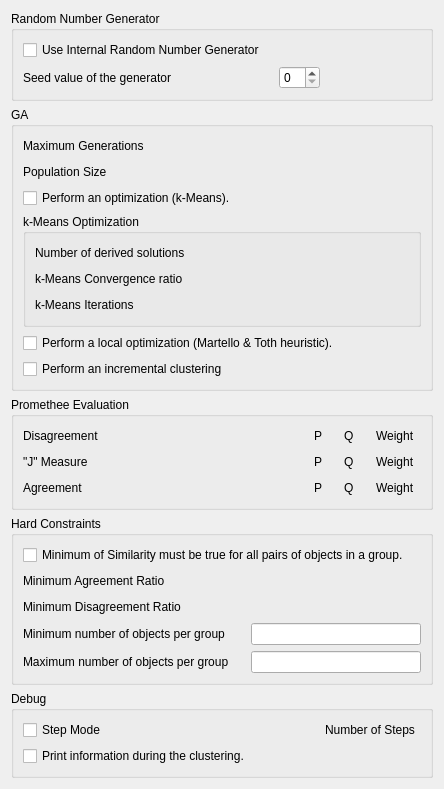
<?xml version="1.0" encoding="UTF-8"?>
<ui version="4.0">
 <class>Config</class>
 <widget class="QWidget" name="Config">
  <property name="geometry">
   <rect>
    <x>0</x>
    <y>0</y>
    <width>444</width>
    <height>782</height>
   </rect>
  </property>
  <property name="windowTitle">
   <string>Form</string>
  </property>
  <layout class="QVBoxLayout" name="verticalLayout_7">
   <item>
    <widget class="QGroupBox" name="groupBox_2">
     <property name="title">
      <string>Random Number Generator</string>
     </property>
     <layout class="QVBoxLayout" name="verticalLayout">
      <item>
       <widget class="QCheckBox" name="InternalRandom">
        <property name="text">
         <string>Use Internal Random Number Generator</string>
        </property>
       </widget>
      </item>
      <item>
       <layout class="QHBoxLayout" name="_2">
        <item>
         <widget class="QLabel" name="textLabel1_4">
          <property name="text">
           <string>Seed value of the generator</string>
          </property>
          <property name="wordWrap">
           <bool>false</bool>
          </property>
         </widget>
        </item>
        <item>
         <spacer name="spacer24_3">
          <property name="orientation">
           <enum>Qt::Horizontal</enum>
          </property>
          <property name="sizeType">
           <enum>QSizePolicy::Expanding</enum>
          </property>
          <property name="sizeHint" stdset="0">
           <size>
            <width>40</width>
            <height>20</height>
           </size>
          </property>
         </spacer>
        </item>
        <item>
         <widget class="KIntSpinBox" name="Seed">
          <property name="maxValue" stdset="0">
           <number>35000</number>
          </property>
         </widget>
        </item>
        <item>
         <spacer name="spacer25">
          <property name="orientation">
           <enum>Qt::Horizontal</enum>
          </property>
          <property name="sizeType">
           <enum>QSizePolicy::Expanding</enum>
          </property>
          <property name="sizeHint" stdset="0">
           <size>
            <width>40</width>
            <height>20</height>
           </size>
          </property>
         </spacer>
        </item>
       </layout>
      </item>
     </layout>
    </widget>
   </item>
   <item>
    <widget class="QGroupBox" name="groupBox_3">
     <property name="title">
      <string>GA</string>
     </property>
     <layout class="QVBoxLayout" name="verticalLayout_3">
      <item>
       <layout class="QHBoxLayout" name="_3">
        <item>
         <widget class="QLabel" name="textLabel6_2">
          <property name="toolTip">
           <string>Set the maximum number of generations of the GVCA.</string>
          </property>
          <property name="whatsThis">
           <string>The end condition used by the GVCA is a maximum number of iterations specified by &lt;b&gt;maximum generation&lt;/b&gt;.</string>
          </property>
          <property name="text">
           <string>Maximum Generations</string>
          </property>
          <property name="wordWrap">
           <bool>false</bool>
          </property>
         </widget>
        </item>
        <item>
         <spacer name="spacer98_2">
          <property name="orientation">
           <enum>Qt::Horizontal</enum>
          </property>
          <property name="sizeType">
           <enum>QSizePolicy::Expanding</enum>
          </property>
          <property name="sizeHint" stdset="0">
           <size>
            <width>40</width>
            <height>20</height>
           </size>
          </property>
         </spacer>
        </item>
        <item>
         <widget class="KIntNumInput" name="MaxGen">
          <property name="toolTip">
           <string>Set the maximum number of generations of the GVCA.</string>
          </property>
          <property name="whatsThis">
           <string>The end condition used by the GVCA is a maximum number of iterations specified by &lt;b&gt;maximum generation&lt;/b&gt;.</string>
          </property>
         </widget>
        </item>
       </layout>
      </item>
      <item>
       <layout class="QHBoxLayout" name="_4">
        <item>
         <widget class="QLabel" name="textLabel6">
          <property name="toolTip">
           <string>Set the size of the population for the GVCA.</string>
          </property>
          <property name="whatsThis">
           <string>When running, the GVCA uses a population containing &lt;b&gt;population size&lt;/b&gt; number of chromosomes. A population size of &lt;i&gt;16&lt;/i&gt; is a good choice.</string>
          </property>
          <property name="text">
           <string>Population Size</string>
          </property>
          <property name="wordWrap">
           <bool>false</bool>
          </property>
         </widget>
        </item>
        <item>
         <spacer name="spacer98">
          <property name="orientation">
           <enum>Qt::Horizontal</enum>
          </property>
          <property name="sizeType">
           <enum>QSizePolicy::Expanding</enum>
          </property>
          <property name="sizeHint" stdset="0">
           <size>
            <width>40</width>
            <height>20</height>
           </size>
          </property>
         </spacer>
        </item>
        <item>
         <widget class="KIntNumInput" name="PopSize">
          <property name="toolTip">
           <string>Set the size of the population for the GVCA.</string>
          </property>
          <property name="whatsThis">
           <string>When running, the GVCA uses a population containing &lt;b&gt;population size&lt;/b&gt; number of chromosomes. A population size of &lt;i&gt;16&lt;/i&gt; is a good choice.</string>
          </property>
         </widget>
        </item>
       </layout>
      </item>
      <item>
       <widget class="QCheckBox" name="Optimisation">
        <property name="text">
         <string>Perform an optimization (k-Means).</string>
        </property>
       </widget>
      </item>
      <item>
       <widget class="QGroupBox" name="GroupOptimization">
        <property name="title">
         <string>k-Means Optimization</string>
        </property>
        <layout class="QVBoxLayout" name="verticalLayout_6">
         <item>
          <layout class="QHBoxLayout" name="_9">
           <item>
            <widget class="QLabel" name="textLabel1_2">
             <property name="toolTip">
              <string>Set the number of derived solutions to created from the original chromosome.</string>
             </property>
             <property name="whatsThis">
              <string>The optimization process of a given chromosome is based on a &lt;b&gt;k-Means&lt;/b&gt; algorithm running on several solutions, where each solutions is obtained by deriving the chromosome and creating two solutions where one group is splited and one where two groups are merged.</string>
             </property>
             <property name="text">
              <string>Number of derived solutions</string>
             </property>
             <property name="wordWrap">
              <bool>false</bool>
             </property>
            </widget>
           </item>
           <item>
            <spacer name="spacer22">
             <property name="orientation">
              <enum>Qt::Horizontal</enum>
             </property>
             <property name="sizeType">
              <enum>QSizePolicy::Expanding</enum>
             </property>
             <property name="sizeHint" stdset="0">
              <size>
               <width>40</width>
               <height>20</height>
              </size>
             </property>
            </spacer>
           </item>
           <item>
            <widget class="KIntNumInput" name="NbDivChromo"/>
           </item>
          </layout>
         </item>
         <item>
          <layout class="QHBoxLayout" name="_11">
           <item>
            <widget class="QLabel" name="textLabel6_2_22">
             <property name="toolTip">
              <string>Set the ratio of convergence to stop the iterations of the k-Means.</string>
             </property>
             <property name="whatsThis">
              <string>The GVCA uses a k-Means as an optimisation operator. The ratio of convergence between two iterations of this k-Means can be fixed.</string>
             </property>
             <property name="text">
              <string>k-Means Convergence ratio</string>
             </property>
             <property name="wordWrap">
              <bool>false</bool>
             </property>
            </widget>
           </item>
           <item>
            <spacer name="spacer98_2_2">
             <property name="orientation">
              <enum>Qt::Horizontal</enum>
             </property>
             <property name="sizeType">
              <enum>QSizePolicy::Expanding</enum>
             </property>
             <property name="sizeHint" stdset="0">
              <size>
               <width>40</width>
               <height>20</height>
              </size>
             </property>
            </spacer>
           </item>
           <item>
            <widget class="KDoubleNumInput" name="Convergence">
             <property name="toolTip">
              <string>Set the ratio of convergence to stop the iterations of the k-Means.</string>
             </property>
             <property name="whatsThis">
              <string>The GVCA uses a k-Means as an optimisation operator. The ratio of convergence between two iterations of this k-Means can be fixed.</string>
             </property>
            </widget>
           </item>
          </layout>
         </item>
         <item>
          <layout class="QHBoxLayout" name="_12">
           <item>
            <widget class="QLabel" name="textLabel6_2_2">
             <property name="toolTip">
              <string>Set the maximum number of iterations of the k-Means.</string>
             </property>
             <property name="whatsThis">
              <string>The GVCA uses a k-Means as an optimisation operator. The maximum number of steps can be fixed.</string>
             </property>
             <property name="text">
              <string>k-Means Iterations</string>
             </property>
             <property name="wordWrap">
              <bool>false</bool>
             </property>
            </widget>
           </item>
           <item>
            <spacer name="spacer98_2_3">
             <property name="orientation">
              <enum>Qt::Horizontal</enum>
             </property>
             <property name="sizeType">
              <enum>QSizePolicy::Expanding</enum>
             </property>
             <property name="sizeHint" stdset="0">
              <size>
               <width>40</width>
               <height>20</height>
              </size>
             </property>
            </spacer>
           </item>
           <item>
            <widget class="KIntNumInput" name="MaxKMeans">
             <property name="toolTip">
              <string>Set the maximum number of iterations of the k-Means.</string>
             </property>
             <property name="whatsThis">
              <string>The GVCA uses a k-Means as an optimisation operator. The maximum number of steps can be fixed.</string>
             </property>
            </widget>
           </item>
          </layout>
         </item>
        </layout>
       </widget>
      </item>
      <item>
       <widget class="QCheckBox" name="LocalOptimisation">
        <property name="text">
         <string>Perform a local optimization (Martello &amp;&amp; Toth heuristic).</string>
        </property>
       </widget>
      </item>
      <item>
       <widget class="QCheckBox" name="Incremental">
        <property name="text">
         <string>Perform an incremental clustering</string>
        </property>
       </widget>
      </item>
     </layout>
    </widget>
   </item>
   <item>
    <widget class="QGroupBox" name="groupBox_5">
     <property name="title">
      <string>Promethee Evaluation</string>
     </property>
     <layout class="QVBoxLayout" name="verticalLayout_5">
      <item>
       <layout class="QHBoxLayout" name="_8">
        <item>
         <widget class="QLabel" name="textLabel1_6">
          <property name="text">
           <string>Disagreement</string>
          </property>
          <property name="wordWrap">
           <bool>false</bool>
          </property>
         </widget>
        </item>
        <item>
         <spacer name="spacer2_8">
          <property name="orientation">
           <enum>Qt::Horizontal</enum>
          </property>
          <property name="sizeType">
           <enum>QSizePolicy::MinimumExpanding</enum>
          </property>
          <property name="sizeHint" stdset="0">
           <size>
            <width>10</width>
            <height>20</height>
           </size>
          </property>
         </spacer>
        </item>
        <item>
         <widget class="QLabel" name="txts_8">
          <property name="toolTip">
           <string>Set the preference threshold.</string>
          </property>
          <property name="whatsThis">
           <string>When the relativ difference for two solutions for the criterion is greather than &lt;b&gt;p&lt;/p&gt;, the best solution is prefered.</string>
          </property>
          <property name="text">
           <string>P</string>
          </property>
          <property name="wordWrap">
           <bool>false</bool>
          </property>
         </widget>
        </item>
        <item>
         <widget class="KDoubleNumInput" name="DisagreementP">
          <property name="toolTip">
           <string>Set the preference threshold.</string>
          </property>
          <property name="whatsThis">
           <string>When the relativ difference for two solutions for the criterion is greather than &lt;b&gt;p&lt;/p&gt;, the best solution is prefered.</string>
          </property>
         </widget>
        </item>
        <item>
         <spacer name="spacer2_2_6">
          <property name="orientation">
           <enum>Qt::Horizontal</enum>
          </property>
          <property name="sizeType">
           <enum>QSizePolicy::Fixed</enum>
          </property>
          <property name="sizeHint" stdset="0">
           <size>
            <width>10</width>
            <height>20</height>
           </size>
          </property>
         </spacer>
        </item>
        <item>
         <widget class="QLabel" name="txts_2_6">
          <property name="toolTip">
           <string>Set the indeference threshold.</string>
          </property>
          <property name="whatsThis">
           <string>When the relativ difference for two solutions for the criterion is smaller than &lt;b&gt;q&lt;/p&gt;, the two solutions are considered to be similar.</string>
          </property>
          <property name="text">
           <string>Q</string>
          </property>
          <property name="wordWrap">
           <bool>false</bool>
          </property>
         </widget>
        </item>
        <item>
         <widget class="KDoubleNumInput" name="DisagreementQ">
          <property name="toolTip">
           <string>Set the indeference threshold.</string>
          </property>
          <property name="whatsThis">
           <string>When the relativ difference for two solutions for the criterion is smaller than &lt;b&gt;q&lt;/p&gt;, the two solutions are considered to be similar.</string>
          </property>
         </widget>
        </item>
        <item>
         <spacer name="spacer2_3_6">
          <property name="orientation">
           <enum>Qt::Horizontal</enum>
          </property>
          <property name="sizeType">
           <enum>QSizePolicy::Fixed</enum>
          </property>
          <property name="sizeHint" stdset="0">
           <size>
            <width>10</width>
            <height>20</height>
           </size>
          </property>
         </spacer>
        </item>
        <item>
         <widget class="QLabel" name="txts_3_6">
          <property name="toolTip">
           <string>Set the weight.</string>
          </property>
          <property name="whatsThis">
           <string>The &lt;b&gt;weight&lt;/b&gt; for the criterion specify its importance in comparison to the others criteria.</string>
          </property>
          <property name="text">
           <string>Weight</string>
          </property>
          <property name="wordWrap">
           <bool>false</bool>
          </property>
         </widget>
        </item>
        <item>
         <widget class="KDoubleNumInput" name="DisagreementWeight">
          <property name="toolTip">
           <string>Set the weight.</string>
          </property>
          <property name="whatsThis">
           <string>The &lt;b&gt;weight&lt;/b&gt; for the criterion specify its importance in comparison to the others criteria.</string>
          </property>
         </widget>
        </item>
       </layout>
      </item>
      <item>
       <layout class="QHBoxLayout" name="_7">
        <item>
         <widget class="QLabel" name="textLabel1">
          <property name="whatsThis">
           <string>The &lt;b&gt;J measure&lt;/b&gt; represents a ratio between the minimum distance separating two virtual communities and the compactness of each virtual community.</string>
          </property>
          <property name="text">
           <string>&quot;J&quot; Measure</string>
          </property>
          <property name="wordWrap">
           <bool>false</bool>
          </property>
         </widget>
        </item>
        <item>
         <spacer name="spacer2">
          <property name="orientation">
           <enum>Qt::Horizontal</enum>
          </property>
          <property name="sizeType">
           <enum>QSizePolicy::MinimumExpanding</enum>
          </property>
          <property name="sizeHint" stdset="0">
           <size>
            <width>10</width>
            <height>20</height>
           </size>
          </property>
         </spacer>
        </item>
        <item>
         <widget class="QLabel" name="txts">
          <property name="toolTip">
           <string>Set the preference threshold.</string>
          </property>
          <property name="whatsThis">
           <string>When the relativ difference for two solutions for the criterion is greather than &lt;b&gt;p&lt;/p&gt;, the best solution is prefered.</string>
          </property>
          <property name="text">
           <string>P</string>
          </property>
          <property name="wordWrap">
           <bool>false</bool>
          </property>
         </widget>
        </item>
        <item>
         <widget class="KDoubleNumInput" name="SimP">
          <property name="toolTip">
           <string>Set the preference threshold.</string>
          </property>
          <property name="whatsThis">
           <string>When the relativ difference for two solutions for the criterion is greather than &lt;b&gt;p&lt;/p&gt;, the best solution is prefered.</string>
          </property>
         </widget>
        </item>
        <item>
         <spacer name="spacer2_2">
          <property name="orientation">
           <enum>Qt::Horizontal</enum>
          </property>
          <property name="sizeType">
           <enum>QSizePolicy::Fixed</enum>
          </property>
          <property name="sizeHint" stdset="0">
           <size>
            <width>10</width>
            <height>20</height>
           </size>
          </property>
         </spacer>
        </item>
        <item>
         <widget class="QLabel" name="txts_2">
          <property name="toolTip">
           <string>Set the indeference threshold.</string>
          </property>
          <property name="whatsThis">
           <string>When the relativ difference for two solutions for the criterion is smaller than &lt;b&gt;q&lt;/p&gt;, the two solutions are considered to be similar.</string>
          </property>
          <property name="text">
           <string>Q</string>
          </property>
          <property name="wordWrap">
           <bool>false</bool>
          </property>
         </widget>
        </item>
        <item>
         <widget class="KDoubleNumInput" name="SimQ">
          <property name="toolTip">
           <string>Set the indeference threshold.</string>
          </property>
          <property name="whatsThis">
           <string>When the relativ difference for two solutions for the criterion is smaller than &lt;b&gt;q&lt;/p&gt;, the two solutions are considered to be similar.</string>
          </property>
         </widget>
        </item>
        <item>
         <spacer name="spacer2_3">
          <property name="orientation">
           <enum>Qt::Horizontal</enum>
          </property>
          <property name="sizeType">
           <enum>QSizePolicy::Fixed</enum>
          </property>
          <property name="sizeHint" stdset="0">
           <size>
            <width>10</width>
            <height>20</height>
           </size>
          </property>
         </spacer>
        </item>
        <item>
         <widget class="QLabel" name="txts_3">
          <property name="toolTip">
           <string>Set the weight.</string>
          </property>
          <property name="whatsThis">
           <string>The &lt;b&gt;weight&lt;/b&gt; for the criterion specify its importance in comparison to the others criteria.</string>
          </property>
          <property name="text">
           <string>Weight</string>
          </property>
          <property name="wordWrap">
           <bool>false</bool>
          </property>
         </widget>
        </item>
        <item>
         <widget class="KDoubleNumInput" name="SimWeight">
          <property name="toolTip">
           <string>Set the weight.</string>
          </property>
          <property name="whatsThis">
           <string>The &lt;b&gt;weight&lt;/b&gt; for the criterion specify its importance in comparison to the others criteria.</string>
          </property>
         </widget>
        </item>
       </layout>
      </item>
      <item>
       <layout class="QHBoxLayout" name="_10">
        <item>
         <widget class="QLabel" name="textLabel1_5">
          <property name="text">
           <string>Agreement</string>
          </property>
          <property name="wordWrap">
           <bool>false</bool>
          </property>
         </widget>
        </item>
        <item>
         <spacer name="spacer2_7">
          <property name="orientation">
           <enum>Qt::Horizontal</enum>
          </property>
          <property name="sizeType">
           <enum>QSizePolicy::MinimumExpanding</enum>
          </property>
          <property name="sizeHint" stdset="0">
           <size>
            <width>10</width>
            <height>20</height>
           </size>
          </property>
         </spacer>
        </item>
        <item>
         <widget class="QLabel" name="txts_7">
          <property name="toolTip">
           <string>Set the preference threshold.</string>
          </property>
          <property name="whatsThis">
           <string>When the relativ difference for two solutions for the criterion is greather than &lt;b&gt;p&lt;/p&gt;, the best solution is prefered.</string>
          </property>
          <property name="text">
           <string>P</string>
          </property>
          <property name="wordWrap">
           <bool>false</bool>
          </property>
         </widget>
        </item>
        <item>
         <widget class="KDoubleNumInput" name="AgreementP">
          <property name="toolTip">
           <string>Set the preference threshold.</string>
          </property>
          <property name="whatsThis">
           <string>When the relativ difference for two solutions for the criterion is greather than &lt;b&gt;p&lt;/p&gt;, the best solution is prefered.</string>
          </property>
         </widget>
        </item>
        <item>
         <spacer name="spacer2_2_5">
          <property name="orientation">
           <enum>Qt::Horizontal</enum>
          </property>
          <property name="sizeType">
           <enum>QSizePolicy::Fixed</enum>
          </property>
          <property name="sizeHint" stdset="0">
           <size>
            <width>10</width>
            <height>20</height>
           </size>
          </property>
         </spacer>
        </item>
        <item>
         <widget class="QLabel" name="txts_2_5">
          <property name="toolTip">
           <string>Set the indeference threshold.</string>
          </property>
          <property name="whatsThis">
           <string>When the relativ difference for two solutions for the criterion is smaller than &lt;b&gt;q&lt;/p&gt;, the two solutions are considered to be similar.</string>
          </property>
          <property name="text">
           <string>Q</string>
          </property>
          <property name="wordWrap">
           <bool>false</bool>
          </property>
         </widget>
        </item>
        <item>
         <widget class="KDoubleNumInput" name="AgreementQ">
          <property name="toolTip">
           <string>Set the indeference threshold.</string>
          </property>
          <property name="whatsThis">
           <string>When the relativ difference for two solutions for the criterion is smaller than &lt;b&gt;q&lt;/p&gt;, the two solutions are considered to be similar.</string>
          </property>
         </widget>
        </item>
        <item>
         <spacer name="spacer2_3_5">
          <property name="orientation">
           <enum>Qt::Horizontal</enum>
          </property>
          <property name="sizeType">
           <enum>QSizePolicy::Fixed</enum>
          </property>
          <property name="sizeHint" stdset="0">
           <size>
            <width>10</width>
            <height>20</height>
           </size>
          </property>
         </spacer>
        </item>
        <item>
         <widget class="QLabel" name="txts_3_5">
          <property name="toolTip">
           <string>Set the weight.</string>
          </property>
          <property name="whatsThis">
           <string>The &lt;b&gt;weight&lt;/b&gt; for the criterion specify its importance in comparison to the others criteria.</string>
          </property>
          <property name="text">
           <string>Weight</string>
          </property>
          <property name="wordWrap">
           <bool>false</bool>
          </property>
         </widget>
        </item>
        <item>
         <widget class="KDoubleNumInput" name="AgreementWeight">
          <property name="toolTip">
           <string>Set the weight.</string>
          </property>
          <property name="whatsThis">
           <string>The &lt;b&gt;weight&lt;/b&gt; for the criterion specify its importance in comparison to the others criteria.</string>
          </property>
         </widget>
        </item>
       </layout>
      </item>
     </layout>
    </widget>
   </item>
   <item>
    <widget class="QGroupBox" name="groupBox_4">
     <property name="title">
      <string>Hard Constraints</string>
     </property>
     <layout class="QVBoxLayout" name="verticalLayout_4">
      <item>
       <widget class="QCheckBox" name="AllMinSim">
        <property name="text">
         <string>Minimum of Similarity must be true for all pairs of objects in a group.</string>
        </property>
       </widget>
      </item>
      <item>
       <layout class="QHBoxLayout" name="_5">
        <item>
         <widget class="QLabel" name="textLabel8">
          <property name="toolTip">
           <string>Set a threshold for the minimum agreement ratio between two profiles to force them to be grouped together.</string>
          </property>
          <property name="whatsThis">
           <string>If the &lt;b&gt;agreement ratio&lt;/b&gt; between two subprofiles is greater or equal to the &lt;b&gt;Minimum Agreement Threshold&lt;/b&gt;, the two profiles are always grouped together.</string>
          </property>
          <property name="text">
           <string>Minimum Agreement Ratio</string>
          </property>
          <property name="wordWrap">
           <bool>false</bool>
          </property>
         </widget>
        </item>
        <item>
         <spacer name="spacer101">
          <property name="orientation">
           <enum>Qt::Horizontal</enum>
          </property>
          <property name="sizeType">
           <enum>QSizePolicy::Expanding</enum>
          </property>
          <property name="sizeHint" stdset="0">
           <size>
            <width>40</width>
            <height>20</height>
           </size>
          </property>
         </spacer>
        </item>
        <item>
         <widget class="KDoubleNumInput" name="MinAgreement">
          <property name="toolTip">
           <string>Set a threshold for the minimum agreement ratio between two documents to force them to be grouped together.</string>
          </property>
          <property name="whatsThis">
           <string>If the &lt;b&gt;agreement ratio&lt;/b&gt; between two documents is greater or equal to the &lt;b&gt;Minimum Agreement Threshold&lt;/b&gt;, the two documents are always grouped together.</string>
          </property>
         </widget>
        </item>
       </layout>
      </item>
      <item>
       <layout class="QHBoxLayout" name="_6">
        <item>
         <widget class="QLabel" name="textLabel8_2">
          <property name="toolTip">
           <string>Set a threshold for the minimum disagreement ratio between two profiles to avoid them to be grouped together.</string>
          </property>
          <property name="whatsThis">
           <string>If the &lt;b&gt;disagreement ratio&lt;/b&gt; between two subprofiles is greater or equal to the &lt;b&gt;Minimum Disagreement Threshold&lt;/b&gt;, the two profiles can never be grouped together.</string>
          </property>
          <property name="text">
           <string>Minimum Disagreement Ratio</string>
          </property>
          <property name="wordWrap">
           <bool>false</bool>
          </property>
         </widget>
        </item>
        <item>
         <spacer name="spacer101_2">
          <property name="orientation">
           <enum>Qt::Horizontal</enum>
          </property>
          <property name="sizeType">
           <enum>QSizePolicy::Expanding</enum>
          </property>
          <property name="sizeHint" stdset="0">
           <size>
            <width>40</width>
            <height>20</height>
           </size>
          </property>
         </spacer>
        </item>
        <item>
         <widget class="KDoubleNumInput" name="MinDisagreement">
          <property name="toolTip">
           <string>Set a threshold for the minimum disagreement ratio between two documents to avoid them to be grouped together.</string>
          </property>
          <property name="whatsThis">
           <string>If the &lt;b&gt;disagreement ratio&lt;/b&gt; between two documents is greater or equal to the &lt;b&gt;Minimum Disagreement Threshold&lt;/b&gt;, the two docments can never be grouped together.</string>
          </property>
         </widget>
        </item>
       </layout>
      </item>
      <item>
       <layout class="QHBoxLayout" name="horizontalLayout_3">
        <item>
         <widget class="QLabel" name="label">
          <property name="text">
           <string>Minimum number of objects per group</string>
          </property>
         </widget>
        </item>
        <item>
         <spacer name="horizontalSpacer">
          <property name="orientation">
           <enum>Qt::Horizontal</enum>
          </property>
          <property name="sizeHint" stdset="0">
           <size>
            <width>20</width>
            <height>20</height>
           </size>
          </property>
         </spacer>
        </item>
        <item>
         <widget class="QLineEdit" name="NbMinObjs">
          <property name="minimumSize">
           <size>
            <width>170</width>
            <height>0</height>
           </size>
          </property>
         </widget>
        </item>
       </layout>
      </item>
      <item>
       <layout class="QHBoxLayout" name="horizontalLayout_4">
        <item>
         <widget class="QLabel" name="label_2">
          <property name="text">
           <string>Maximum number of objects per group</string>
          </property>
         </widget>
        </item>
        <item>
         <spacer name="horizontalSpacer_2">
          <property name="orientation">
           <enum>Qt::Horizontal</enum>
          </property>
          <property name="sizeHint" stdset="0">
           <size>
            <width>20</width>
            <height>20</height>
           </size>
          </property>
         </spacer>
        </item>
        <item>
         <widget class="QLineEdit" name="NbMaxObjs">
          <property name="minimumSize">
           <size>
            <width>170</width>
            <height>0</height>
           </size>
          </property>
         </widget>
        </item>
       </layout>
      </item>
     </layout>
    </widget>
   </item>
   <item>
    <widget class="QGroupBox" name="groupBox_7">
     <property name="title">
      <string>Debug</string>
     </property>
     <layout class="QVBoxLayout" name="verticalLayout_2">
      <item>
       <layout class="QHBoxLayout" name="horizontalLayout">
        <item>
         <widget class="QCheckBox" name="Step">
          <property name="toolTip">
           <string>Set id the step mode is activ.</string>
          </property>
          <property name="whatsThis">
           <string>When &lt;b&gt;step mode&lt;/b&gt; is checked and the GVCA is launched manually, it stops after a given number of steps.</string>
          </property>
          <property name="text">
           <string>Step Mode</string>
          </property>
         </widget>
        </item>
        <item>
         <spacer name="spacer97">
          <property name="orientation">
           <enum>Qt::Horizontal</enum>
          </property>
          <property name="sizeType">
           <enum>QSizePolicy::Expanding</enum>
          </property>
          <property name="sizeHint" stdset="0">
           <size>
            <width>167</width>
            <height>20</height>
           </size>
          </property>
         </spacer>
        </item>
        <item>
         <widget class="QLabel" name="textLabel7">
          <property name="toolTip">
           <string>Set the number of steps in the step mode.</string>
          </property>
          <property name="whatsThis">
           <string>The GVCA manually launched stops each time a given number of iterations was run.</string>
          </property>
          <property name="text">
           <string>Number of Steps</string>
          </property>
          <property name="wordWrap">
           <bool>false</bool>
          </property>
         </widget>
        </item>
        <item>
         <widget class="KIntNumInput" name="StepGen">
          <property name="toolTip">
           <string>Set the number of steps in the step mode.</string>
          </property>
          <property name="whatsThis">
           <string>The GVCA manually launched stops each time a given number of iterations was run.</string>
          </property>
         </widget>
        </item>
       </layout>
      </item>
      <item>
       <widget class="QCheckBox" name="Cout">
        <property name="text">
         <string>Print information during the clustering.</string>
        </property>
       </widget>
      </item>
     </layout>
    </widget>
   </item>
  </layout>
 </widget>
 <customwidgets>
  <customwidget>
   <class>KDoubleNumInput</class>
   <extends>QWidget</extends>
   <header>knuminput.h</header>
  </customwidget>
  <customwidget>
   <class>KIntSpinBox</class>
   <extends>QSpinBox</extends>
   <header>knuminput.h</header>
  </customwidget>
  <customwidget>
   <class>KIntNumInput</class>
   <extends>QWidget</extends>
   <header>knuminput.h</header>
  </customwidget>
 </customwidgets>
 <resources/>
 <connections>
  <connection>
   <sender>InternalRandom</sender>
   <signal>toggled(bool)</signal>
   <receiver>Seed</receiver>
   <slot>setDisabled(bool)</slot>
   <hints>
    <hint type="sourcelabel">
     <x>97</x>
     <y>48</y>
    </hint>
    <hint type="destinationlabel">
     <x>284</x>
     <y>70</y>
    </hint>
   </hints>
  </connection>
 </connections>
</ui>
